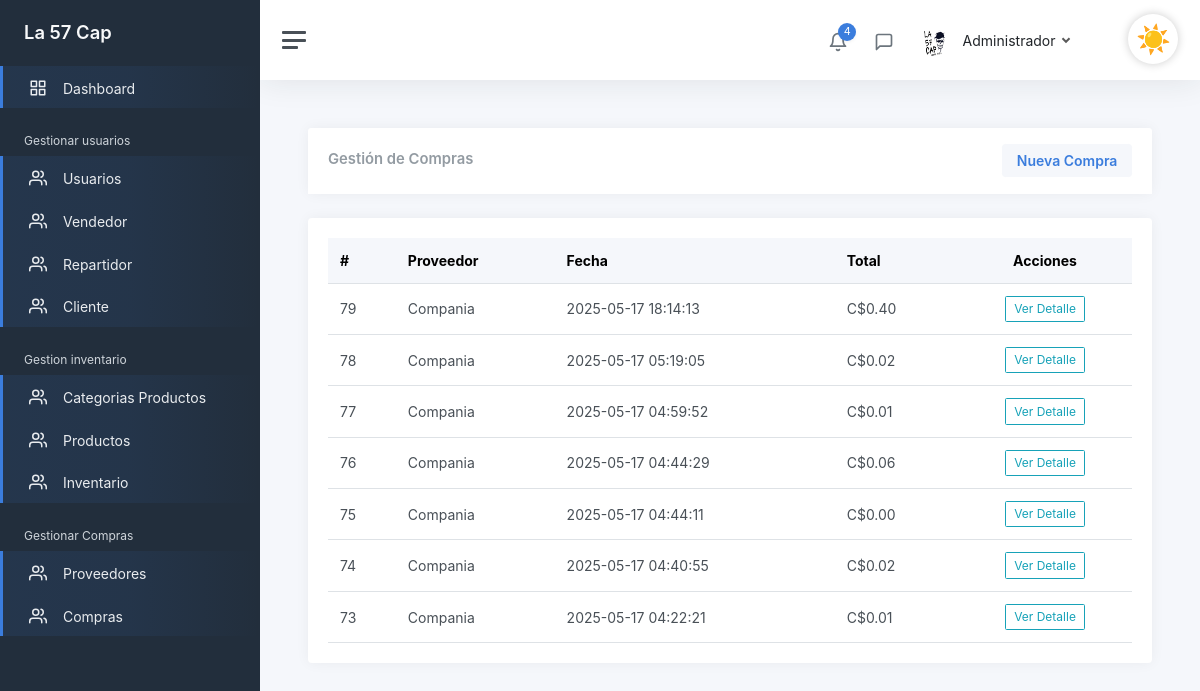
Page /admin/GestionarCompras (signed in) on the earlier database version.
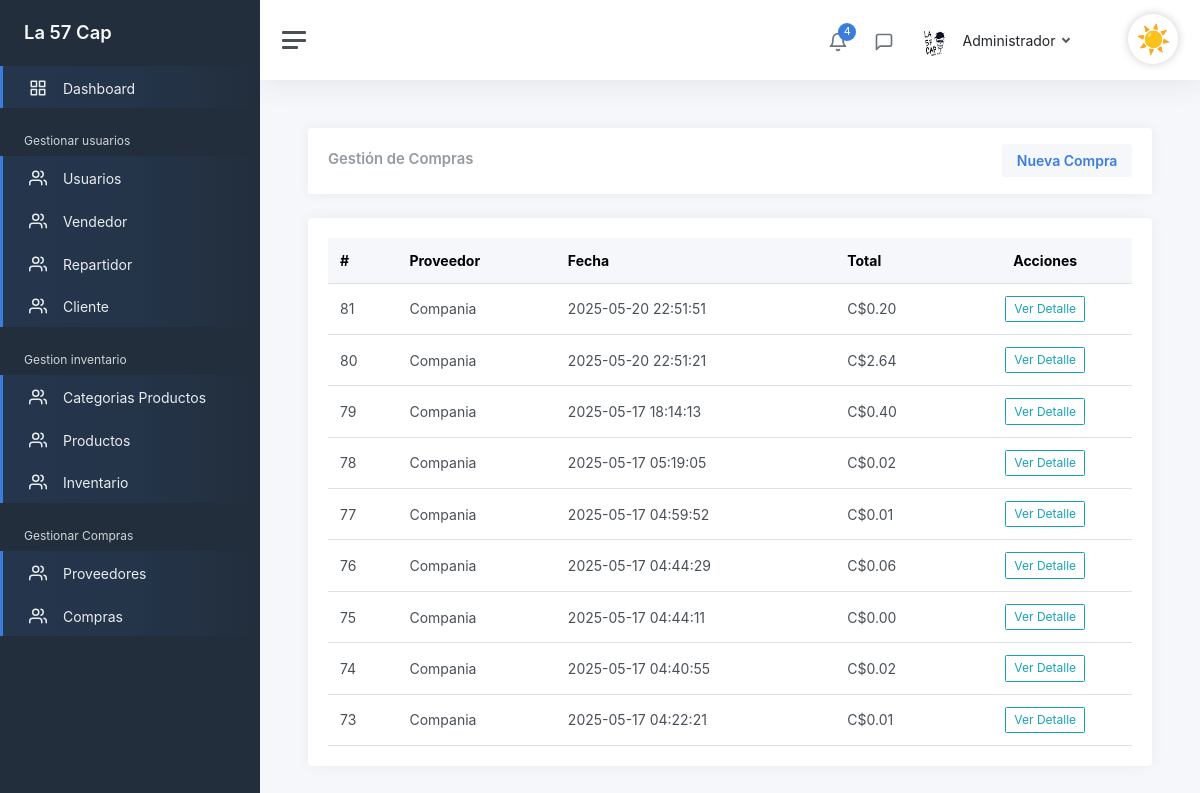
Same page on the later database version.
### tables this page shows
CREATE TABLE `compras`  (
  `idCompras` int(0) NOT NULL AUTO_INCREMENT,
  `fecha_compra` datetime(0) NOT NULL,
  `total_compra` decimal(10, 2) NOT NULL,
  `observaciones` varchar(200) NULL DEFAULT NULL,
  `Proveedores_idProveedores` int(0) NOT NULL,
  `eliminado` tinyint(0) NULL DEFAULT 0,
  PRIMARY KEY (`idCompras`) USING BTREE,
  INDEX `fk_Compras_Proveedores1_idx`(`Proveedores_idProveedores`) USING BTREE,
  CONSTRAINT `fk_Compras_Proveedores1` FOREIGN KEY (`Proveedores_idProveedores`) REFERENCES `proveedores` (`idProveedores`) ON DELETE RESTRICT ON UPDATE RESTRICT
);

CREATE TABLE `proveedores`  (
  `idProveedores` int(0) NOT NULL AUTO_INCREMENT,
  `nombre_empresa` varchar(100) NULL DEFAULT NULL,
  `contacto` varchar(100) NULL DEFAULT NULL,
  `telefono` varchar(20) NULL DEFAULT NULL,
  `direccion` varchar(200) NULL DEFAULT NULL,
  `nacionalidad` varchar(255) NULL DEFAULT NULL,
  `eliminado` tinyint(0) NULL DEFAULT 0,
  PRIMARY KEY (`idProveedores`) USING BTREE
);

### controllers/CompraController.php (called while the page is built, shortened)
<?php
class CompraController
{
    public static function GestionarCompras(Router $router)
    {
        $compras = Compra::obtenerTodasConProveedor();
        $router->renderAdmin('Admin/compras/GestionarCompras', [
            'titulo' => 'Gestión de Compras',
            'compras' => $compras
        ]);
    }
}

### public/index.php (called while the page is built, shortened)
<?php
$router = new Router();
$router->get('/login', [LoginController::class, 'login']);
$router->post('/login', [LoginController::class, 'login']);
$router->get('/logout', [LoginController::class, 'logout']);
$router->get('/olvide-cuenta', [UsuarioController::class, 'olvide']);
$router->post('/olvide-cuenta', [UsuarioController::class, 'olvide']);
$router->get('/recuperar-cuenta', [UsuarioController::class, 'recuperar']);
$router->post('/recuperar-cuenta', [UsuarioController::class, 'recuperar']);
$router->get('/confirmar-cuenta', [UsuarioController::class, 'confirmarCuenta']);
$router->post('/confirmar-cuenta', [UsuarioController::class, 'confirmarCuenta']);
$router->get('/crear-cuenta', [RegistroController::class, 'crearCuenta']);
$router->post('/crear-cuenta', [RegistroController::class, 'crearCuenta']);
$router->get('/mensaje-confirmacion', [RegistroController::class, 'mensajeConfirmacion']);
$router->get('/reenviar-confirmacion', [RegistroController::class, 'reenviarConfirmacion']);
$router->post('/reenviar-confirmacion', [RegistroController::class, 'reenviarConfirmacion']);
$router->get('/', [LandingController::class, 'index']);
$router->get('/tienda', [TiendaController::class, 'shop']);
$router->post('/tienda', fn: [TiendaController::class, 'shop']);
$router->get('/carrito', [CarritoController::class, 'mostrar']);
$router->get('/carrito/agregar', [CarritoController::class, 'agregar']);
$router->get('/carrito/eliminar', [CarritoController::class, 'eliminar']);
$router->post('/carrito/actualizar', [CarritoController::class, 'actualizar']);
$router->get('/SobreNosotros', [LandingController::class, 'about']);
$router->get('/Contactanos', [LandingController::class, 'contact']);
$router->get('/admin', [AdminController::class, 'Admin']);
$router->post('/admin', [AdminController::class, 'Admin']);
$router->get('/admin/GestionarUsuario', [UsuarioController::class, 'GestionarUsuario']);
$router->post('/admin/GestionarUsuario', [UsuarioController::class, 'GestionarUsuario']);
$router->get('/admin/CrearUsuario', [UsuarioController::class, 'crearUsuario']);
$router->post('/admin/CrearUsuario', [UsuarioController::class, 'crearUsuario']);
$router->get('/admin/ActualizarUsuario', [UsuarioController::class, 'ActualizarUsuario']);
$router->post('/admin/ActualizarUsuario', [UsuarioController::class, 'ActualizarUsuario']);
$router->get('/admin/EliminarUsuario', [UsuarioController::class, 'EliminarUsuario']);
$router->post('/admin/EliminarUsuario', [UsuarioController::class, 'EliminarUsuario']);
$router->get('/admin/Dashboard', [DashBoardController::class, 'Dashboard']);
$router->post('/admin/Dashboard', [DashBoardController::class, 'Dashboard']);
$router->get('/admin/GestionarCliente', [ClienteController::class, 'GestionarCliente']);
$router->post('/admin/GestionarCliente', [ClienteController::class, 'GestionarCliente']);
$router->get('/admin/GestionarVendedores', [VendedorController::class, 'GestionarVendedores']);
$router->post('/admin/GestionarVendedores', [VendedorController::class, 'GestionarVendedores']);
$router->get('/admin/CrearVendedor', [VendedorController::class, 'crearvendedor']);
$router->post('/admin/CrearVendedor', [VendedorController::class, 'crearvendedor']);
$router->get('/admin/ActualizarVendedor', [VendedorController::class, 'ActualizarVendedor']);
$router->post('/admin/ActualizarVendedor', [VendedorController::class, 'ActualizarVendedor']);
$router->post('/admin/EliminarVendedor', [VendedorController::class, 'EliminarVendedor']);
$router->get('/admin/GestionarRepartidor', [RepartidorControllers::class, 'GestionarRepartidores']);
$router->post('/admin/GestionarRepartidor', [RepartidorControllers::class, 'GestionarRepartidores']);
$router->get('/admin/CrearRepartidor', [RepartidorControllers::class, 'CrearRepartidor']);
$router->post('/admin/CrearRepartidor', [RepartidorControllers::class, 'CrearRepartidor']);
$router->get('/admin/ActualizarRepartidor', [RepartidorControllers::class, 'ActualizarRepartidor']);
$router->post('/admin/ActualizarRepartidor', [RepartidorControllers::class, 'ActualizarRepartidor']);
$router->post('/admin/EliminarRepartidor', [RepartidorControllers::class, 'EliminarRepartidor']);
$router->get('/admin/GestionarProveedores', [ProveedorController::class, 'GestionarProveedores']);
$router->post('/admin/GestionarProveedores', [ProveedorController::class, 'GestionarProveedores']);
$router->get('/admin/CrearProveedor', [ProveedorController::class, 'CrearProveedor']);
$router->post('/admin/CrearProveedor', [ProveedorController::class, 'CrearProveedor']);
$router->get('/admin/ActualizarProveedor', [ProveedorController::class, 'ActualizarProveedor']);
$router->post('/admin/ActualizarProveedor', [ProveedorController::class, 'ActualizarProveedor']);
$router->post('/admin/EliminarProveedor', [ProveedorController::class, 'EliminarProveedor']);
$router->get('/admin/GestionarCategoriaProducto', [CategoriaProductoController::class, 'GestionarCategorias']);
$router->post('/admin/GestionarCategoriaProducto', [CategoriaProductoController::class, 'GestionarCategorias']);
$router->get('/admin/CrearCategoriaProducto', [CategoriaProductoController::class, 'CrearCategoria']);
$router->post('/admin/CrearCategoriaProducto', [CategoriaProductoController::class, 'CrearCategoria']);
$router->get('/admin/ActualizarCategoriaProducto', [CategoriaProductoController::class, 'ActualizarCategoria']);
$router->post('/admin/ActualizarCategoriaProducto', [CategoriaProductoController::class, 'ActualizarCategoria']);
$router->post('/admin/EliminarCategoriaProducto', [CategoriaProductoController::class, 'EliminarCategoria']);
$router->get('/admin/GestionarProducto', [ProductoController::class, 'GestionarProductos']);
$router->post('/admin/GestionarProducto', [ProductoController::class, 'GestionarProductos']);
$router->get('/admin/CrearProducto', [ProductoController::class, 'CrearProducto']);
$router->post('/admin/CrearProducto', [ProductoController::class, 'CrearProducto']);
$router->get('/admin/ActualizarProducto', [ProductoController::class, 'ActualizarProducto']);
$router->post('/admin/ActualizarProducto', [ProductoController::class, 'ActualizarProducto']);
$router->post('/admin/EliminarProducto', [ProductoController::class, 'EliminarProducto']);
$router->get('/admin/GenerarCodigoBarras', [ProductoController::class, 'VerCodigoBarras']);
$router->get('/admin/DescargarCodigoBarras', [ProductoController::class, 'DescargarCodigoBarras']);
$router->get('/admin/VerProducto', [ProductoController::class, 'VerProducto']);
$router->get('/admin/InventarioGeneral', [InventarioController::class, 'GestionarInventario']);
$router->get('/admin/GestionarCompras', [CompraController::class, 'GestionarCompras']);
$router->get('/admin/CrearCompra', [CompraController::class, 'CrearCompra']);
$router->post('/admin/CrearCompra', [CompraController::class, 'CrearCompra']);
$router->get('/admin/DetalleCompra', [CompraController::class, 'VerDetalleCompra']);
$router->get('/Vendedor', [VendedorController::class, 'Vendedor']);
$router->get('/Repartidor', [RepartidorControllers::class, 'Repartidor']);
$router->comprobarRutas();

### models/Compra.php (called while the page is built, shortened)
<?php
class Compra extends ActiveRecord
{
    public static function obtenerTodasConProveedor()
    {
        $query = "SELECT
                c.*,
                p.nombre_empresa
              FROM compras c
              LEFT JOIN proveedores p ON c.Proveedores_idProveedores = p.idProveedores
              WHERE c.eliminado = 0
              ORDER BY c.idCompras DESC";
        $resultado = self::$db->query($query);
        $compras = [];
        while ($registro = $resultado->fetch_object()) {
            $compras[] = $registro;
        }
        return $compras;
    }
}

### includes/funciones.php (called while the page is built, shortened)
<?php
function s($html): string
{
    $s = htmlspecialchars($html);
    return $s;
}

### views/Admin/compras/GestionarCompras.php (the view, shortened to what the changed rows need)
<div class="card">
    <div class="card-header d-flex justify-content-between align-items-center">
        <h2 class="card-title mb-0">Gestión de Compras</h2>
    </div>
</div>
<div class="card mt-3">
    <div class="card-body">
        <div class="table-responsive">
            <table class="table table-hover mb-0">
                <thead class="table-light">
                    <tr>
                        <th>#</th>
                        <th>Proveedor</th>
                        <th>Fecha</th>
                        <th>Total</th>
                        <th class="text-center">Acciones</th>
                    </tr>
                </thead>
                <tbody>
                    <?php foreach ($compras as $compra): ?>
                        <tr>
                            <td><?= s($compra->idCompras) ?></td>
                            <td><?= s($compra->nombre_empresa ?? '—') ?></td>
                            <td><?= s($compra->fecha_compra) ?></td>
                            <td>C$<?= number_format($compra->total_compra, 2) ?></td>
                            <td class="text-center">
                                <a href="/admin/DetalleCompra?id=<?= s($compra->idCompras) ?>" class="btn btn-sm btn-outline-info">Ver Detalle</a>
                            </td>
                        </tr>
                    <?php endforeach; ?>
                </tbody>
            </table>
        </div>
    </div>
</div>

Differences in the rows shown:
added compras: idCompras "81", Proveedores_idProveedores.nombre_empresa "Compania", fecha_compra "2025-05-20 22:51:51", total_compra "0.20"
added compras: idCompras "80", Proveedores_idProveedores.nombre_empresa "Compania", fecha_compra "2025-05-20 22:51:21", total_compra "2.64"
